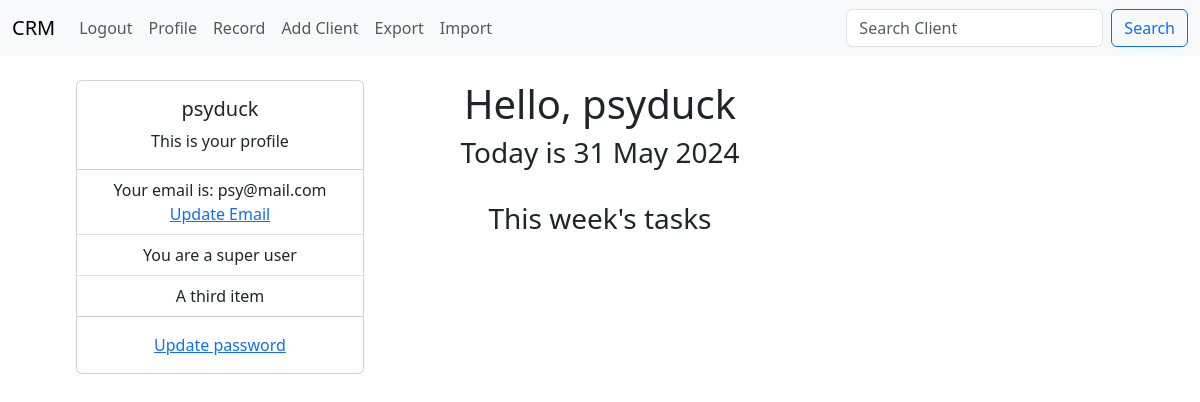
The app's page / (signed in), older data.
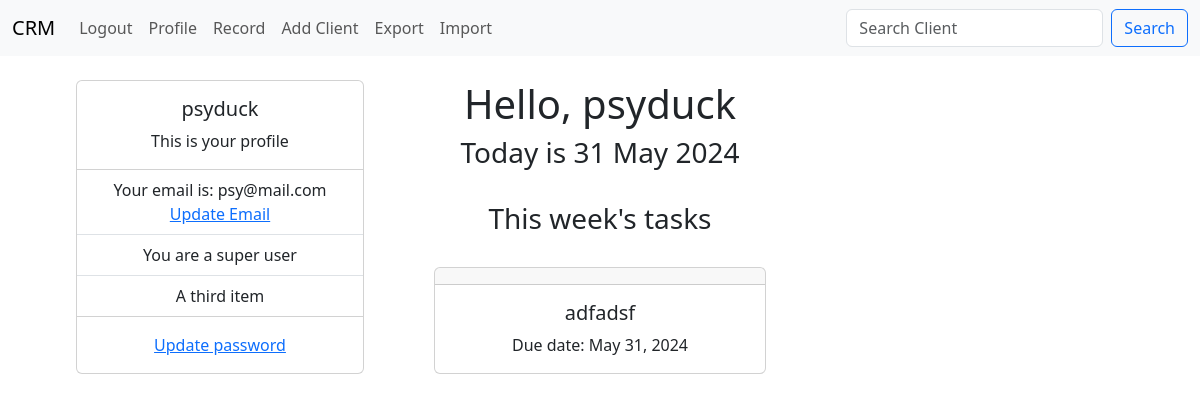
The same page, newer data.
### core/models.py (models this page shows, shortened)
class Todos(models.Model):
    user_id = models.IntegerField(null=True, blank=True)
    todos = models.TextField(max_length=1000, null=True, blank=True)
    due_date = models.DateField(null=True, blank=True)

### core/views.py (the view)
# urls.py: path('', views.index, name='index'),
def index(request):
    startdate = date.today()
    enddate = startdate + timedelta(days=7)
    todos = Todos.objects.filter(due_date__range=[startdate, enddate])
    return render(request, 'core/index.html', {'todos': todos})

### core/templates/core/index.html
{% extends 'core/base.html' %} {% block content %}
<div class="container text-center pt-4">
  {% if user.is_authenticated %}
  <div class="row">
    <div class="col-4">
      <div class="d-flex justify-content-center">
        <div class="card" style="width: 18rem">
          <div class="card-body">
            <h5 class="card-title">{{ user }}</h5>
            <p class="card-text">This is your profile</p>
          </div>
          <ul class="list-group list-group-flush">
            <li class="list-group-item">
              Your email is: {{ user.email }}
              <a href="{% url 'update_email' %}">Update Email</a>
            </li>
            {% if user.is_superuser %}
            <li class="list-group-item">You are a super user</li>
            {% else %}
            <li class="list-group-item">You are an employee</li>
            {% endif %}
            <li class="list-group-item">A third item</li>
          </ul>
          <div class="card-body">
            <a href="{% url 'update_password' %}" class="card-link"
              >Update password</a
            >
          </div>
        </div>
      </div>
    </div>
    <div class="col-4">
      <h1>Hello, {{ user }}</h1>
      <h3>Today is {% now "d M Y" %}</h3>
      <br />
      <h3>This week's tasks</h3>
      {% for todo in todos %}
      <div class="container pt-4">
        <div class="card">
          <h5 class="card-header">{{ record.full_name }}</h5>
          <div class="card-body">
            <h5 class="card-title">{{ todo.todos }}</h5>
            <p class="card-text">Due date: {{ todo.due_date }}</p>
          </div>
        </div>
      </div>
      {% endfor %}
    </div>
  </div>
  {% else %}
  <h1>Custom CRM</h1>
  {% endif %}
</div>
{% endblock content %}

Row changes from the older to the newer data that the page shows:
added Todos: todos "adfadsf", due_date "May 31, 2024"
